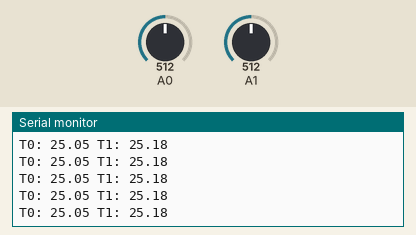
Simulated run of this sketch. Board: Arduino Uno, built with avr-gcc and run on an emulated ATmega328P. Shown: the last lines printed to the serial monitor. Inputs (shaded band) come from the test bench; at power-on: A0 = 512, A1 = 512.

Above: at 1.2 s.
1.3 s: A0 set to 665
At 1.44 s:
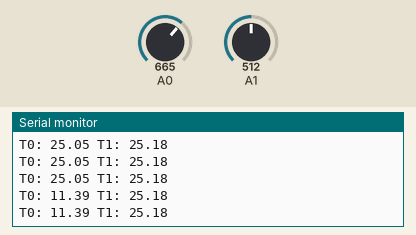
4.3 s: A0 set to 699
At 4.3 s:
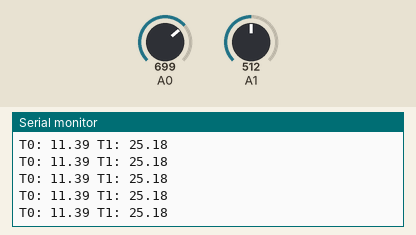
5.8 s: A0 set to 856
At 5.83 s:
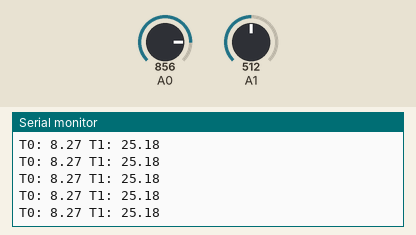
8.8 s: A0 set to 878
At 8.8 s:
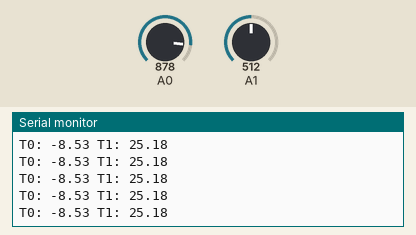
10.3 s: A1 set to 352
At 10.33 s:
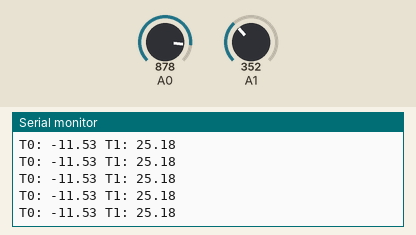
11.8 s: A1 set to 324
At 11.87 s:
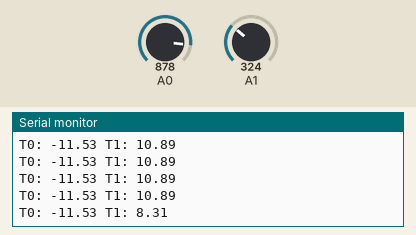
Timing chart, 0 to 14.3 s (numbered marks = the images above; inputs shaded):
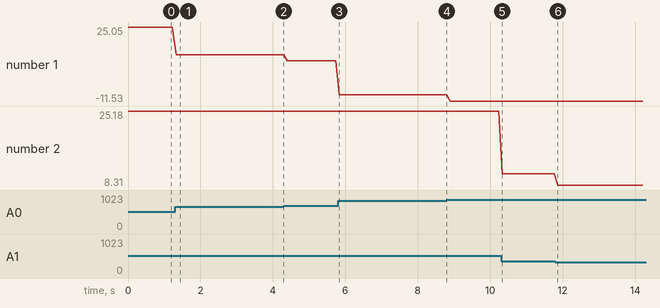

The sketch:

workshop_2_-_3.ino
```cpp
#include <math.h>

float R1 = 9960.0;
float R2 = 9940.0;
float R25 = 10000.0;
float temperature;

double constA = 3.3540154e-03;
double constB = 2.5627725e-04;
double constC = 2.0829210e-06;
double constD = 7.3003206e-08;

void setup() {
	Serial.begin(9600);
}

void loop() {
	temperature = getTemperature(A0, R1, 1);
	Serial.print("T0: ");
	Serial.print(temperature);
	Serial.print(" ");

	temperature = getTemperature(A1, R2, 2);
	Serial.print("T1: ");
	Serial.print(temperature);
	Serial.println("");

	delay(100);
}

float getTemperature(int pinNo, float R, int mode) {
	float Rt;

	int sensorValue = analogRead(pinNo);

	if (mode == 1) {
		Rt = sensorValue * R / (1023.0 - sensorValue);
	}
	if (mode == 2) {
		Rt = (1023.0 - sensorValue) * R / sensorValue;
	}

	double ratio = Rt / R25;
	float temperature = 1.0 / (constA + constB * log(ratio)  + constC * log(ratio * ratio) + constD * log(ratio * ratio * ratio)) - 273.15;
	return temperature;
}
```

Measured:
- after the input at 1.3 s, the serial monitor: prints a new line at once (image 1)
- after the input at 11.8 s, the serial monitor: prints a new line after 0.07 s (image 6)
- plotted number 1: 25.05 → 11.39 after the input at 1.3 s, 11.39 → 8.27 after the input at 4.3 s, 8.27 → -8.53 after the input at 5.8 s, -8.53 → -11.53 after the input at 8.8 s
- plotted number 2: 25.18 → 10.89 after the input at 10.3 s, 10.89 → 8.31 after the input at 11.8 s
